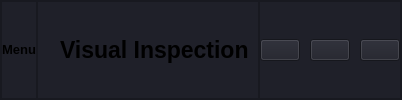
     <widget class="QFrame" name="header_frame">
      <property name="styleSheet">
       <string notr="true">background-color:#1f2029;</string>
      </property>
      <property name="frameShape">
       <enum>QFrame::StyledPanel</enum>
      </property>
      <property name="frameShadow">
       <enum>QFrame::Raised</enum>
      </property>
      <layout class="QHBoxLayout" name="horizontalLayout">
       <property name="spacing">
        <number>0</number>
       </property>
       <property name="leftMargin">
        <number>0</number>
       </property>
       <property name="topMargin">
        <number>0</number>
       </property>
       <property name="rightMargin">
        <number>0</number>
       </property>
       <property name="bottomMargin">
        <number>0</number>
       </property>
       <item>
        <widget class="QFrame" name="header_left_frame">
         <property name="maximumSize">
          <size>
           <width>148</width>
           <height>16777215</height>
          </size>
         </property>
         <property name="styleSheet">
          <string notr="true">border-right: 1 solid rgb(173, 173, 173);</string>
         </property>
         <property name="frameShape">
          <enum>QFrame::StyledPanel</enum>
         </property>
         <property name="frameShadow">
          <enum>QFrame::Raised</enum>
         </property>
         <layout class="QHBoxLayout" name="horizontalLayout_4">
          <property name="spacing">
           <number>0</number>
          </property>
          <property name="leftMargin">
           <number>0</number>
          </property>
          <property name="topMargin">
           <number>0</number>
          </property>
          <property name="rightMargin">
           <number>0</number>
          </property>
          <property name="bottomMargin">
           <number>0</number>
          </property>
          <item alignment="Qt::AlignLeft">
           <widget class="QPushButton" name="menu_button">
            <property name="font">
             <font>
              <pointsize>10</pointsize>
              <weight>75</weight>
              <bold>true</bold>
             </font>
            </property>
            <property name="styleSheet">
             <string notr="true">border: none;</string>
            </property>
            <property name="text">
             <string>Menu</string>
            </property>
            <property name="icon">
             <iconset>
              <normaloff>:/icons/feather/white/align-left.svg</normaloff>:/icons/feather/white/align-left.svg</iconset>
            </property>
            <property name="iconSize">
             <size>
              <width>32</width>
              <height>32</height>
             </size>
            </property>
           </widget>
          </item>
         </layout>
        </widget>
       </item>
       <item>
        <widget class="QFrame" name="header_center_frame">
         <property name="frameShape">
          <enum>QFrame::StyledPanel</enum>
         </property>
         <property name="frameShadow">
          <enum>QFrame::Raised</enum>
         </property>
         <layout class="QHBoxLayout" name="horizontalLayout_3">
          <item alignment="Qt::AlignRight">
           <widget class="QLabel" name="logo_label">
            <property name="text">
             <string/>
            </property>
            <property name="pixmap">
             <pixmap resource="icons/resources.qrc">:/icons/cil-home.png</pixmap>
            </property>
           </widget>
          </item>
          <item>
           <widget class="QLabel" name="app_name_label">
            <property name="font">
             <font>
              <family>MS Shell Dlg 2</family>
              <pointsize>17</pointsize>
              <weight>75</weight>
              <italic>false</italic>
              <bold>true</bold>
              <kerning>true</kerning>
             </font>
            </property>
            <property name="text">
             <string>Visual Inspection</string>
            </property>
           </widget>
          </item>
         </layout>
        </widget>
       </item>
       <item alignment="Qt::AlignRight">
        <widget class="QFrame" name="header_right_frame">
         <property name="frameShape">
          <enum>QFrame::StyledPanel</enum>
         </property>
         <property name="frameShadow">
          <enum>QFrame::Raised</enum>
         </property>
         <layout class="QHBoxLayout" name="horizontalLayout_2">
          <property name="spacing">
           <number>10</number>
          </property>
          <property name="leftMargin">
           <number>0</number>
          </property>
          <property name="topMargin">
           <number>0</number>
          </property>
          <property name="rightMargin">
           <number>0</number>
          </property>
          <property name="bottomMargin">
           <number>0</number>
          </property>
          <item>
           <widget class="QPushButton" name="min_win_button">
            <property name="text">
             <string/>
            </property>
            <property name="icon">
             <iconset resource="icons/resources.qrc">
              <normaloff>:/icons/cil-minus.png</normaloff>:/icons/cil-minus.png</iconset>
            </property>
           </widget>
          </item>
          <item>
           <widget class="QPushButton" name="restore_win_button">
            <property name="text">
             <string/>
            </property>
            <property name="icon">
             <iconset resource="icons/resources.qrc">
              <normaloff>:/icons/cil-window-restore.png</normaloff>:/icons/cil-window-restore.png</iconset>
            </property>
           </widget>
          </item>
          <item>
           <widget class="QPushButton" name="close_win_button">
            <property name="text">
             <string/>
            </property>
            <property name="icon">
             <iconset resource="icons/resources.qrc">
              <normaloff>:/icons/cil-x.png</normaloff>:/icons/cil-x.png</iconset>
            </property>
            <property name="iconSize">
             <size>
              <width>16</width>
              <height>16</height>
             </size>
            </property>
           </widget>
          </item>
         </layout>
        </widget>
       </item>
      </layout>
     </widget>
